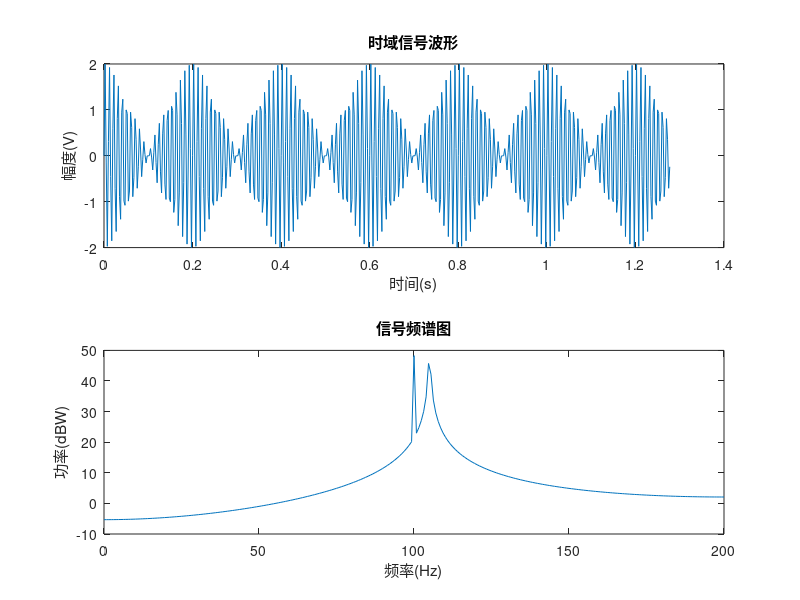

Reproduce this figure in MATLAB.
%%
clc;
clear all;

%E2_3_fft.m 源代码
N=512; %数据长度
f1=100; %信号频率，单位为 Hz 
f2=105; 
Fs=400; 
 %抽样频率，单位为 Hz 
t=0:1/Fs:1/Fs*(N-1); %产生时间序列
s=sin(2*pi*f1*t)+sin(2*pi*f2*t); %产生两个频率信号的合成信号
f=fft(s,N); %计算傅里叶变换
f=20*log(abs(f))/log(10); %换算成 dBW 单位
ft=[0:(Fs/N):Fs/2]; %横坐标转换成以 Hz 为单位
f=f(1:length(ft)); 
%绘图
subplot(211);plot(t,s); 
xlabel('时间(s)'); ylabel('幅度(V)'); title('时域信号波形'); 
subplot(212);plot(ft,f); 
xlabel('频率(Hz)'); ylabel('功率(dBW)'); title('信号频谱图');